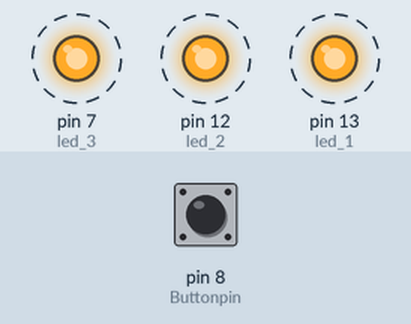
Bench run of a sketch on a simulated Arduino Uno, built with avr-gcc and run on an emulated ATmega328P. On the bench: output pins drawn as LEDs (lit = HIGH). Dashed ring = blinking. The test bench sets the inputs (shaded band); at power-on: pin 8 (Buttonpin) LOW.

Above: at 4.8 s.
4.9 s: pin 8 (Buttonpin) pulled HIGH for 2.35 s
At 5.3 s:
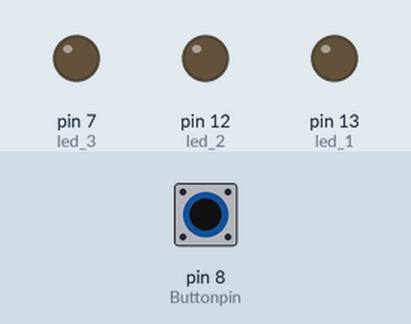
At 6.8 s:
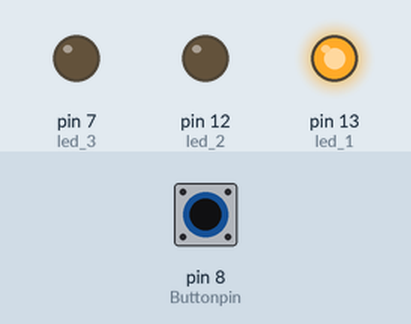
Timing chart, 0 to 15.5 s (numbered marks = the images above; inputs shaded):
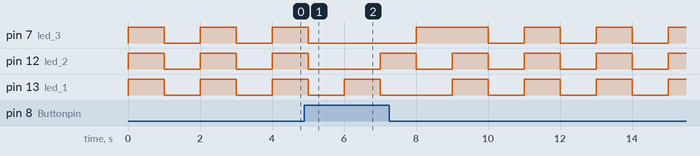

Measured:
- by itself, pin 12 (led_2): repeats every 2.0 s: HIGH 1.0 s, LOW 1.0 s

The sketch:

Light_TestA.ino
```cpp
const int led_1 = 13;
const int led_2 = 12;
const int led_3 = 7;
const int Buttonpin = 8;
int buttonstate = 0;
void setup () {
  pinMode(led_1, OUTPUT);
  pinMode(led_2, OUTPUT);
  pinMode(led_3, OUTPUT);
  pinMode(Buttonpin, INPUT);
}
//blinks light 1, 2 and 3
void loop () {
  buttonstate = digitalRead(Buttonpin);
    if (buttonstate == HIGH) {
      delay(1);
      digitalWrite(led_1, HIGH);
      delay(1000);
      digitalWrite(led_1, LOW);
      digitalWrite(led_2, HIGH);
      delay(1000);
      digitalWrite(led_2, LOW);
      digitalWrite(led_3, HIGH);
      delay(1000);
      digitalWrite(led_3, LOW);
      //Waiting lights
    } else  {
      digitalWrite(led_1, HIGH);
      digitalWrite(led_2, HIGH);
      digitalWrite(led_3, HIGH);
      delay(1000);
      digitalWrite(led_1, LOW);
      digitalWrite(led_2, LOW);
      digitalWrite(led_3, LOW);
      delay(1000);
    }
  }
```
